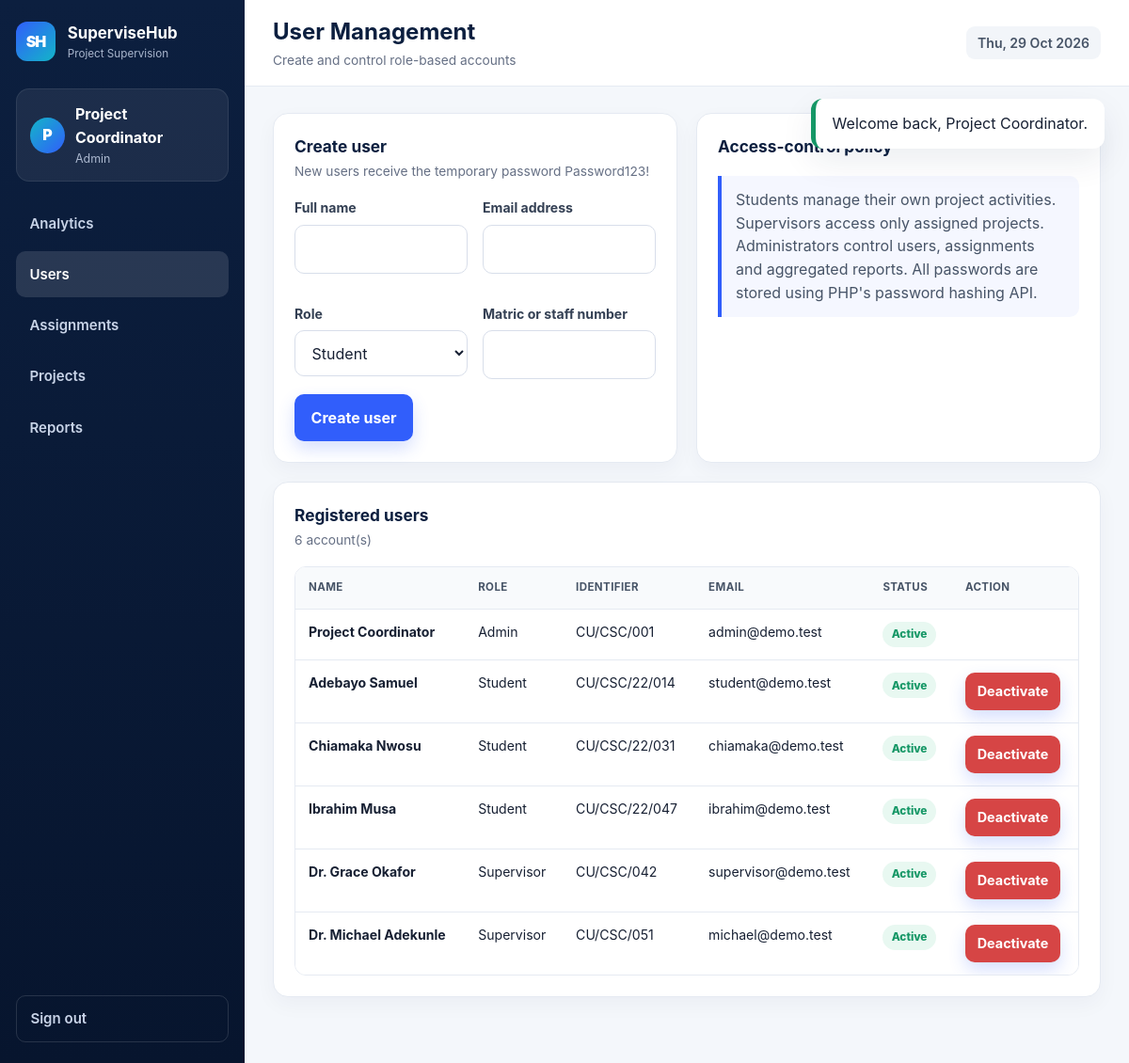
/index.php?page=admin-users (signed in), run on the app's committed database.
### tables this page shows
CREATE TABLE users (
 id INT UNSIGNED AUTO_INCREMENT PRIMARY KEY,
 full_name VARCHAR(120) NOT NULL,
 email VARCHAR(160) NOT NULL UNIQUE,
 password_hash VARCHAR(255) NOT NULL,
 role VARCHAR(20) NOT NULL,
 matric_no VARCHAR(50) NULL UNIQUE,
 staff_no VARCHAR(50) NULL UNIQUE,
 department VARCHAR(160) NULL,
 status VARCHAR(20) NOT NULL DEFAULT 'active',
 created_at DATETIME NOT NULL DEFAULT CURRENT_TIMESTAMP,
 updated_at DATETIME NULL DEFAULT NULL ON UPDATE CURRENT_TIMESTAMP,
 INDEX idx_users_role_status(role,status)
);

### index.php (called while the page is built, shortened)
<?php
require __DIR__ . '/includes/bootstrap.php';
$page = $_GET['page'] ?? (is_logged_in() ? dashboard_page(current_user()['role']) : 'home');
$routes = [
 'home'=>'home.php','login'=>'login.php','register'=>'register.php',
 'student-dashboard'=>'student_dashboard.php','student-sessions'=>'student_sessions.php','student-milestones'=>'student_milestones.php','student-documents'=>'student_documents.php',
 'supervisor-dashboard'=>'supervisor_dashboard.php','supervisor-students'=>'supervisor_students.php','supervisor-project'=>'supervisor_project.php','supervisor-sessions'=>'supervisor_sessions.php','supervisor-milestones'=>'supervisor_milestones.php',
 'admin-dashboard'=>'admin_dashboard.php','admin-users'=>'admin_users.php','admin-assignments'=>'admin_assignments.php','admin-projects'=>'admin_projects.php','admin-reports'=>'admin_reports.php',
 'messages'=>'messages.php'
];
include __DIR__ . '/views/' . $routes[$page];

### config/app.php (called while the page is built)
<?php
return [
    'name' => getenv('APP_NAME') ?: 'SuperviseHub',
    'institution' => getenv('INSTITUTION_NAME') ?: 'Crawford University',
    'department' => getenv('DEPARTMENT_NAME') ?: 'Department of Computer Science',
    'base_url' => rtrim(getenv('APP_URL') ?: 'http://localhost:8000', '/'),
    'timezone' => getenv('APP_TIMEZONE') ?: 'Africa/Lagos',
    'upload_dir' => dirname(__DIR__) . '/uploads',
    'max_upload_bytes' => 5 * 1024 * 1024,
];

### includes/bootstrap.php (called while the page is built, shortened)
<?php
$config = require dirname(__DIR__) . '/config/app.php';
date_default_timezone_set($config['timezone']);
require dirname(__DIR__) . '/config/database.php';
require __DIR__ . '/functions.php';

### includes/functions.php (called while the page is built, shortened)
<?php
function e(?string $value): string { return htmlspecialchars($value ?? '', ENT_QUOTES, 'UTF-8'); }
function url(string $path = ''): string {
    global $config;
    return $config['base_url'] . ($path ? '/' . ltrim($path, '/') : '');
}
function pull_flashes(): array { $items = $_SESSION['flash'] ?? []; unset($_SESSION['flash']); return $items; }
function current_user(): ?array { return $_SESSION['user'] ?? null; }
function db_all(string $sql, array $params = []): array {
    global $pdo; $st = $pdo->prepare($sql); $st->execute($params); return $st->fetchAll();
}
function status_class(string $status): string {
    return match(strtolower($status)) {
        'approved','completed','active','submitted' => 'success',
        'requested','pending','in progress','in_progress','rescheduled' => 'warning',
        'revision','cancelled','rejected','inactive','overdue' => 'danger',
        default => 'neutral'
    };
}

### views/admin_users.php (the view)
<?php require_role('admin');$pageTitle='User Management';$pageSubtitle='Create and control role-based accounts';$users=db_all("SELECT * FROM users ORDER BY role,full_name");include __DIR__.'/../includes/layout_top.php'; ?>
<div class="split-grid"><section class="card"><div class="card-header"><div><h2>Create user</h2><p>New users receive the temporary password Password123!</p></div></div><form method="post" action="<?= e(url('actions.php')) ?>"><input type="hidden" name="csrf" value="<?= e(csrf_token()) ?>"><input type="hidden" name="action" value="create_user"><div class="form-grid"><div class="form-group"><label>Full name</label><input name="full_name" required></div><div class="form-group"><label>Email address</label><input type="email" name="email" required></div><div class="form-group"><label>Role</label><select name="role"><option value="student">Student</option><option value="supervisor">Supervisor</option><option value="admin">Project Coordinator / Admin</option></select></div><div class="form-group"><label>Matric or staff number</label><input name="identifier"></div></div><button class="button" type="submit">Create user</button></form></section><section class="card"><div class="card-header"><h2>Access-control policy</h2></div><div class="callout">Students manage their own project activities. Supervisors access only assigned projects. Administrators control users, assignments and aggregated reports. All passwords are stored using PHP's password hashing API.</div></section></div>
<div class="card"><div class="card-header"><div><h2>Registered users</h2><p><?= count($users) ?> account(s)</p></div></div><div class="table-wrap"><table><thead><tr><th>Name</th><th>Role</th><th>Identifier</th><th>Email</th><th>Status</th><th>Action</th></tr></thead><tbody><?php foreach($users as $u):?><tr><td><strong><?= e($u['full_name']) ?></strong></td><td><?= e(ucfirst($u['role'])) ?></td><td><?= e($u['matric_no']?:$u['staff_no']) ?></td><td><?= e($u['email']) ?></td><td><span class="badge <?= status_class($u['status']) ?>"><?= e($u['status']) ?></span></td><td><?php if($u['id']!=current_user()['id']):?><form method="post" action="<?= e(url('actions.php')) ?>"><input type="hidden" name="csrf" value="<?= e(csrf_token()) ?>"><input type="hidden" name="action" value="toggle_user"><input type="hidden" name="user_id" value="<?= (int)$u['id'] ?>"><input type="hidden" name="status" value="<?= $u['status']==='active'?'inactive':'active' ?>"><button class="button small <?= $u['status']==='active'?'danger':'secondary' ?>" type="submit"><?= $u['status']==='active'?'Deactivate':'Activate' ?></button></form><?php endif;?></td></tr><?php endforeach;?></tbody></table></div></div>
<?php include __DIR__.'/../includes/layout_bottom.php'; ?>

### includes/layout_top.php (shortened to what this page needs)
<?php $user = current_user(); $flashes = pull_flashes(); ?>
<!doctype html>
<html lang="en">
<head>
<link rel="stylesheet" href="<?= e(url('assets/css/app.css')) ?>">
</head>
<body class="<?= $user ? 'app-shell' : 'public-shell' ?>">
<?php if ($user): ?>
<aside class="sidebar" id="sidebar">
  <div class="brand"><span class="brand-mark">SH</span><div><strong><?= e($config['name']) ?></strong><small>Project Supervision</small></div></div>
  <div class="profile-mini"><div class="avatar"><?= e(strtoupper(substr($user['full_name'],0,1))) ?></div><div><strong><?= e($user['full_name']) ?></strong><small><?= e(ucfirst($user['role'])) ?></small></div></div>
  <?php include __DIR__ . '/sidebar.php'; ?>
  <a class="logout-link" href="<?= e(url('index.php?page=logout')) ?>">Sign out</a>
</aside>
<main class="main-panel">
<header class="topbar"><div><h1><?= e($pageTitle ?? 'Dashboard') ?></h1><p><?= e($pageSubtitle ?? $config['department']) ?></p></div><div class="topbar-actions"><span class="date-chip"><?= date('D, d M Y') ?></span></div></header>
<div class="content">
<?php endif; ?>
<?php foreach ($flashes as $f): ?><div class="flash <?= e($f['type']) ?>"><?= e($f['message']) ?></div><?php endforeach; ?>

### data on the page
users: full_name "P", full_name "Project Coordinator", role "Admin", staff_no "CU/CSC/001", email "admin@demo.test", status "Active"
users: full_name "Adebayo Samuel", role "Student", matric_no "CU/CSC/22/014", email "student@demo.test", status "Active", shows "Deactivate"
users: full_name "Chiamaka Nwosu", role "Student", matric_no "CU/CSC/22/031", email "chiamaka@demo.test", status "Active", shows "Deactivate"
users: full_name "Ibrahim Musa", role "Student", matric_no "CU/CSC/22/047", email "ibrahim@demo.test", status "Active", shows "Deactivate"
users: full_name "Dr. Grace Okafor", role "Supervisor", staff_no "CU/CSC/042", email "supervisor@demo.test", status "Active", shows "Deactivate"
users: full_name "Dr. Michael Adekunle", role "Supervisor", staff_no "CU/CSC/051", email "michael@demo.test", status "Active", shows "Deactivate"

### other printed values
$config['name'] "SuperviseHub"
$pageTitle "User Management"
$pageSubtitle "Create and control role-based accounts"
$f['message'] "Welcome back, Project Coordinator."
count($users) "6"
